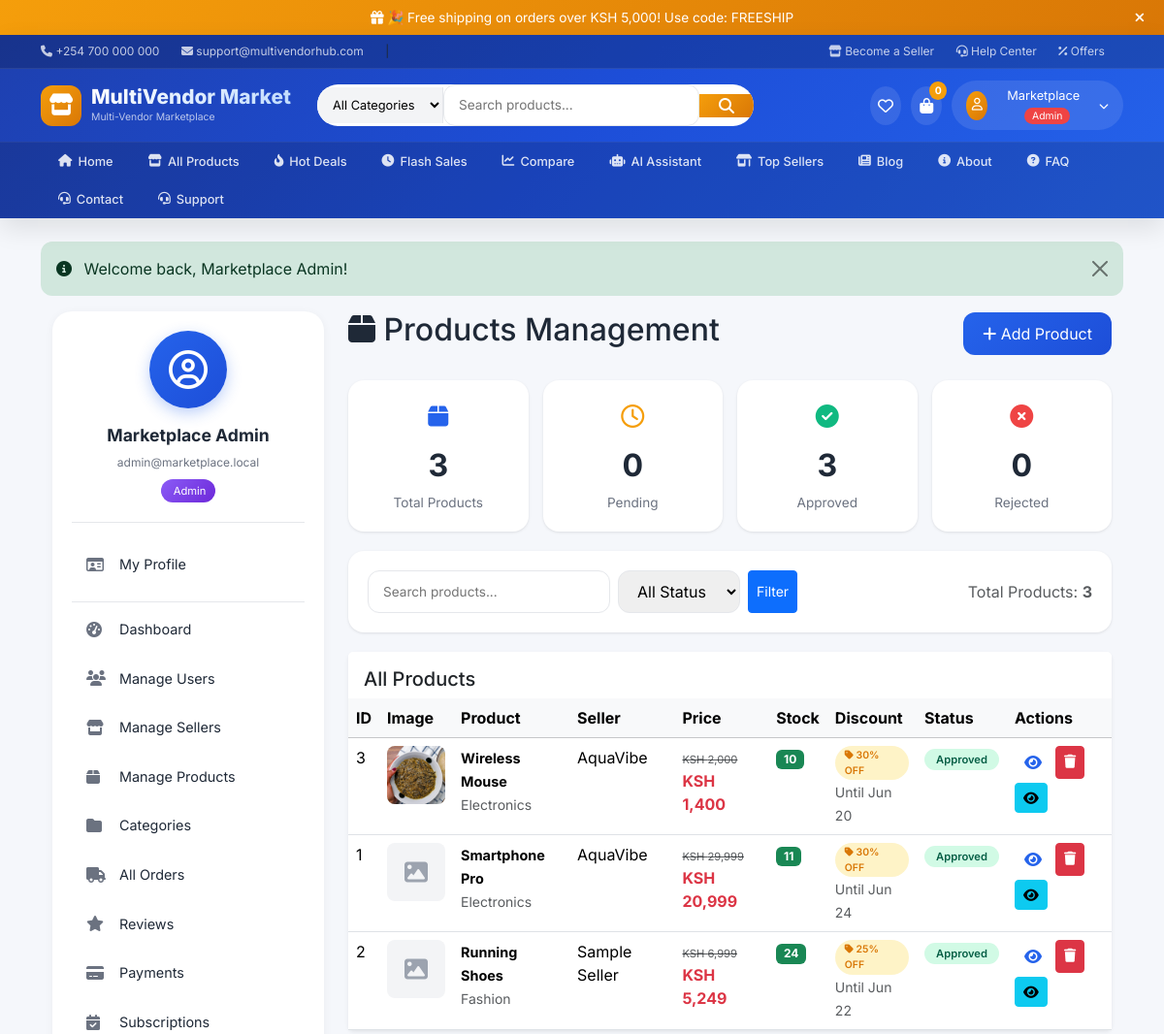
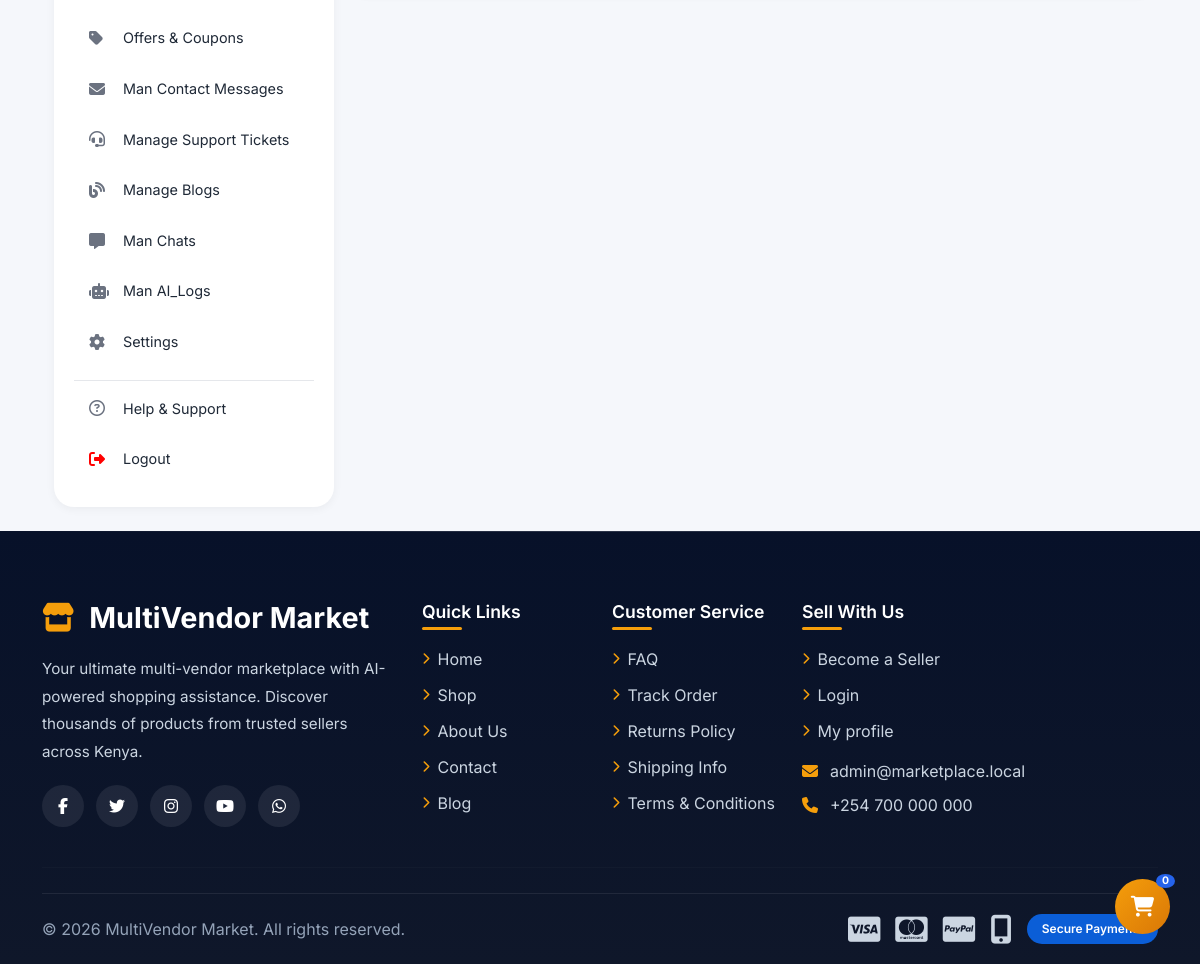
/admin/products.php (signed in), run on the app's committed database (2 pictures, top to bottom).
### tables this page shows
CREATE TABLE `products` (
  `id` int(11) NOT NULL,
  `seller_id` int(11) NOT NULL,
  `category_id` int(11) DEFAULT NULL,
  `name` varchar(190) NOT NULL,
  `slug` varchar(220) NOT NULL,
  `short_description` varchar(255) NOT NULL,
  `description` text DEFAULT NULL,
  `price` decimal(12,2) NOT NULL,
  `stock` int(11) NOT NULL DEFAULT 0,
  `brand` varchar(120) DEFAULT NULL,
  `status` enum('draft','pending','approved','rejected') NOT NULL DEFAULT 'pending',
  `rating` decimal(3,2) DEFAULT 0.00,
  `created_at` datetime NOT NULL,
  `updated_at` datetime DEFAULT NULL,
  `discount_percent` int(11) DEFAULT 0 COMMENT 'Discount percentage (0-99)',
  `discounted_price` decimal(12,2) DEFAULT NULL COMMENT 'Price after discount',
  `discount_start_date` datetime DEFAULT NULL COMMENT 'When discount starts',
  `discount_end_date` datetime DEFAULT NULL COMMENT 'When discount ends',
  `is_on_sale` tinyint(1) DEFAULT 0 COMMENT '1 = on sale, 0 = not on sale'
);

CREATE TABLE `categories` (
  `id` int(11) NOT NULL,
  `name` varchar(120) NOT NULL,
  `slug` varchar(150) NOT NULL,
  `description` text DEFAULT NULL,
  `created_at` datetime NOT NULL
);

CREATE TABLE `sellers` (
  `id` int(11) NOT NULL,
  `user_id` int(11) NOT NULL,
  `shop_name` varchar(150) NOT NULL,
  `shop_logo` varchar(255) DEFAULT NULL,
  `phone` varchar(60) NOT NULL,
  `business_id` varchar(100) NOT NULL,
  `id_image` varchar(255) DEFAULT NULL,
  `description` text DEFAULT NULL,
  `location` varchar(255) DEFAULT NULL,
  `status` enum('pending','verified','rejected') NOT NULL DEFAULT 'pending',
  `subscription_status` enum('active','expired','none') NOT NULL DEFAULT 'none',
  `subscription_expires` date DEFAULT NULL,
  `created_at` datetime NOT NULL
);

### admin/products.php (the view, shortened to what this page needs)
<?php
require_once '../includes/header.php';
$search = isset($_GET['search']) ? sanitize($_GET['search']) : '';
$page = isset($_GET['page']) ? intval($_GET['page']) : 1;
$limit = 10;
$offset = ($page - 1) * $limit;
$where_clauses = []; $params = []; $types = '';
$where_sql = !empty($where_clauses) ? "WHERE " . implode(" AND ", $where_clauses) : "";
$count_sql = "SELECT COUNT(*) as total FROM products p LEFT JOIN sellers s ON s.id = p.seller_id $where_sql";
$count_stmt = $mysqli->prepare($count_sql);
$count_stmt->execute();
$total_products = $count_stmt->get_result()->fetch_assoc()['total'];
$sql = "SELECT p.*, c.name as category_name, s.shop_name, s.shop_logo, s.phone as seller_phone, s.location as seller_location, s.description as seller_description,
        (SELECT filename FROM product_images WHERE product_id = p.id LIMIT 1) as image
        FROM products p
        LEFT JOIN categories c ON c.id = p.category_id
        LEFT JOIN sellers s ON s.id = p.seller_id
        $where_sql
        ORDER BY p.created_at DESC LIMIT ? OFFSET ?";
$stmt = $mysqli->prepare($sql);
$params[] = $limit; $params[] = $offset; $types .= 'ii';
$stmt->bind_param($types, ...$params);
$stmt->execute();
$products = $stmt->get_result();
$total_count = $mysqli->query("SELECT COUNT(*) as total FROM products")->fetch_assoc()['total'];
$pending_count = $mysqli->query("SELECT COUNT(*) as total FROM products WHERE status = 'pending'")->fetch_assoc()['total'];
$approved_count = $mysqli->query("SELECT COUNT(*) as total FROM products WHERE status = 'approved'")->fetch_assoc()['total'];
$rejected_count = $mysqli->query("SELECT COUNT(*) as total FROM products WHERE status = 'rejected'")->fetch_assoc()['total'];
?>
<div class="container-fluid">
    <div class="admin-content-wrapper">
        <div class="admin-sidebar-col">
            <?php require_once '../includes/dashboard_sidebar.php'; ?>
        </div>
        <div class="admin-main-col">
            <div class="d-flex justify-content-between align-items-center mb-4 flex-wrap gap-3">
                <h2><i class="fa-solid fa-box"></i> Products Management</h2>
                <a href="../seller/add_product.php" class="btn-add"><i class="fa-solid fa-plus"></i> Add Product</a>
            </div>
            <div class="stats-row">
                <div class="stat-card total">
                    <div class="icon"><i class="fa-solid fa-box"></i></div>
                    <div class="number"><?= number_format($total_count) ?></div>
                    <div class="label">Total Products</div>
                </div>
                <div class="stat-card pending">
                    <div class="icon"><i class="fa-regular fa-clock"></i></div>
                    <div class="number"><?= number_format($pending_count) ?></div>
                    <div class="label">Pending</div>
                </div>
                <div class="stat-card approved">
                    <div class="icon"><i class="fa-solid fa-check-circle"></i></div>
                    <div class="number"><?= number_format($approved_count) ?></div>
                    <div class="label">Approved</div>
                </div>
                <div class="stat-card rejected">
                    <div class="icon"><i class="fa-solid fa-times-circle"></i></div>
                    <div class="number"><?= number_format($rejected_count) ?></div>
                    <div class="label">Rejected</div>
                </div>
            </div>
            <div class="filter-bar">
                <div class="d-flex justify-content-between align-items-center flex-wrap gap-3">
                    <form method="GET" action="" class="d-flex gap-2 flex-wrap">
                        <input type="text" name="search" class="search-input" placeholder="Search products..." value="<?= htmlspecialchars($search) ?>">
                        <select name="status" class="status-filter">
                            <option value="">All Status</option>
                        </select>
                        <button type="submit" class="btn btn-primary btn-sm">Filter</button>
                    </form>
                    <span class="text-muted">Total Products: <strong><?= number_format($total_products) ?></strong></span>
                </div>
            </div>
            <div class="card border-0 shadow-sm">
                <div class="card-header bg-white border-0 pt-3"><h5 class="mb-0">All Products</h5></div>
                <div class="card-body p-0">
                    <div class="table-responsive">
                        <table class="table table-hover mb-0">
                            <thead class="table-light">
                                <tr>
                                    <th>ID</th>
                                    <th>Image</th>
                                    <th>Product</th>
                                    <th>Seller</th>
                                    <th>Price</th>
                                    <th>Stock</th>
                                    <th>Discount</th>
                                    <th>Status</th>
                                    <th>Actions</th>
                                </tr>
                            </thead>
                            <tbody>
                                <?php while($product = $products->fetch_assoc()): ?>
                                <tr>
                                    <td><?= $product['id'] ?></td>
                                    <td>
                                        <?php if (!empty($product['image']) && file_exists('../uploads/products/' . $product['image'])): ?>
                                            <img src="../uploads/products/<?= $product['image'] ?>" class="product-image" alt="<?= htmlspecialchars($product['name']) ?>">
                                        <?php else: ?>
                                            <div class="product-image-placeholder">
                                                <i class="fa-solid fa-image"></i>
                                            </div>
                                        <?php endif; ?>
                                    </td>
                                    <td>
                                        <strong style="font-size:0.9rem;"><?= htmlspecialchars($product['name']) ?></strong>
                                        <br><small class="text-muted"><?= $product['category_name'] ?? '-' ?></small>
                                    </td>
                                    <td><?= htmlspecialchars($product['shop_name'] ?? '-') ?></td>
                                    <td>
                                        <?php if ($product['is_on_sale'] == 1 && $product['discounted_price'] > 0): ?>
                                            <span class="text-muted" style="text-decoration: line-through; font-size:0.7rem;">KSH <?= number_format($product['price']) ?></span>
                                            <br><strong class="text-danger">KSH <?= number_format($product['discounted_price']) ?></strong>
                                        <?php else: ?>
                                        <span class="text-muted" style="text-decoration:  font-size:0.7rem;">KSH <?= number_format($product['price']) ?></span>
                                            <strong>KSH <?= number_format($product['price']) ?></strong>
                                        <?php endif; ?>
                                    </td>
                                    <td>
                                        <?php if ($product['stock'] <= 5 && $product['stock'] > 0): ?>
                                            <span class="badge bg-warning text-dark"><?= $product['stock'] ?> left</span>
                                        <?php elseif ($product['stock'] <= 0): ?>
                                            <span class="badge bg-danger">Out of Stock</span>
                                        <?php else: ?>
                                            <span class="badge bg-success"><?= $product['stock'] ?></span>
                                        <?php endif; ?>
                                    </td>
                                    <td>
                                        <?php if ($product['is_on_sale'] == 1 && $product['discounted_price'] > 0): ?>
                                            <span class="discount-badge sale">
                                                <i class="fa-solid fa-tag"></i> <?= $product['discount_percent'] ?>% OFF
                                            </span>
                                            <?php if ($product['discount_end_date']): ?>
                                                <br><small class="text-muted">Until <?= date('M d', strtotime($product['discount_end_date'])) ?></small>
                                            <?php endif; ?>
                                        <?php else: ?>
                                            <span class="text-muted">Normal</span>
                                        <?php endif; ?>
                                    </td>
                                    <td>
                                        <span class="product-status <?= $product['status'] ?>">
                                            <?= ucfirst($product['status']) ?>
                                        </span>
                                    </td>
                                    <td>
                                        <div class="d-flex gap-1 flex-wrap">
                                            <button class="view-details-btn" onclick="viewProductDetails(<?= $product['id'] ?>)" title="View Details">
                                                <i class="fa-solid fa-eye"></i>
                                            </button>
                                            <?php if($product['status'] == 'pending'): ?>
                                                <a href="?action=approve&id=<?= $product['id'] ?>" class="btn btn-sm btn-success" onclick="return confirm('Approve this product?')" title="Approve">
                                                    <i class="fa-solid fa-check"></i>
                                                </a>
                                                <a href="?action=reject&id=<?= $product['id'] ?>" class="btn btn-sm btn-danger" onclick="return confirm('Reject this product?')" title="Reject">
                                                    <i class="fa-solid fa-times"></i>
                                                </a>
                                            <?php else: ?>
                                                <a href="?action=delete&id=<?= $product['id'] ?>" class="btn btn-sm btn-danger" onclick="return confirm('Delete this product?')" title="Delete">
                                                    <i class="fa-solid fa-trash"></i>
                                                </a>
                                            <?php endif; ?>
                                            <a href="../product.php?id=<?= $product['id'] ?>" target="_blank" class="btn btn-sm btn-info" title="View on Site">
                                                <i class="fa-solid fa-eye"></i>
                                            </a>
                                        </div>
                                    </td>
                                </tr>
                                <?php endwhile; ?>
                            </tbody>
                        </table>
                    </div>
                </div>
            </div>
        </div>
    </div>
</div>
<?php require_once '../includes/footer.php'; ?>

### includes/header.php (style rules this page uses)
:root { --primary: #2563eb; --primary-dark: #1d4ed8; --secondary: #f59e0b; --success: #10b981; --danger: #ef4444; --dark: #1f2937; --gray: #6b7280; --light-gray: #f3f4f6; --white: #ffffff; --border: #e5e7eb; }
* { margin: 0; padding: 0; box-sizing: border-box; }
body { font-family: 'Inter', sans-serif; background: #f5f7fb; color: #1f2937; }
.search-input { flex: 1; border: none; padding: 10px 15px; font-size: 0.85rem; outline: none; }

### admin/products.php (style rules this page uses)
.admin-content-wrapper { display: flex; gap: 25px; min-height: calc(100vh - 200px); }
.admin-sidebar-col { width: 280px; flex-shrink: 0; }
.admin-main-col { flex: 1; }
.filter-bar { background: white; border-radius: 16px; padding: 20px; margin-bottom: 20px; box-shadow: 0 1px 3px rgba(0,0,0,0.1); }
.search-input { border: 1px solid #e5e7eb; border-radius: 12px; padding: 10px 15px; width: 250px; }
.status-filter { border: 1px solid #e5e7eb; border-radius: 12px; padding: 10px 15px; }
.btn-add { background: linear-gradient(135deg, #2563eb, #1d4ed8); color: white; border: none; padding: 10px 20px; border-radius: 12px; transition: all 0.3s ease; text-decoration: none; display: inline-block; }
.stats-row { display: grid; grid-template-columns: repeat(4, 1fr); gap: 15px; margin-bottom: 20px; }
.stat-card { background: white; border-radius: 16px; padding: 20px; box-shadow: 0 1px 3px rgba(0,0,0,0.1); text-align: center; }
.stat-card .number { font-size: 2rem; font-weight: 700; color: #1f2937; }
.stat-card .label { font-size: 0.85rem; color: #6b7280; margin-top: 4px; }
.stat-card .icon { font-size: 1.5rem; margin-bottom: 8px; }
.stat-card.total .icon { color: #2563eb; }
.stat-card.pending .icon { color: #f59e0b; }
.stat-card.approved .icon { color: #10b981; }
.stat-card.rejected .icon { color: #ef4444; }
.product-image { width: 60px; height: 60px; object-fit: cover; border-radius: 8px; background: #f3f4f6; }
.product-image-placeholder { width: 60px; height: 60px; border-radius: 8px; background: #f3f4f6; display: flex; align-items: center; justify-content: center; color: #9ca3af; font-size: 1.5rem; }
.view-details-btn { background: none; border: none; color: #2563eb; cursor: pointer; padding: 5px 10px; }
.discount-badge { display: inline-block; padding: 2px 10px; border-radius: 50px; font-size: 0.65rem; font-weight: 600; }
.discount-badge.sale { background: #fef3c7; color: #d97706; }
.product-status { padding: 4px 12px; border-radius: 50px; font-size: 0.7rem; font-weight: 600; }
.product-status.approved { background: #d1fae5; color: #065f46; }

### data on the page
products: id "3", name "Wireless Mouse", category.name "Electronics", seller.shop_name "AquaVibe", price "2,000", discounted_price "1,400", stock "10", discount_percent "30", discount_end_date "Jun 20", status "Approved"
products: id "1", name "Smartphone Pro", category.name "Electronics", seller.shop_name "AquaVibe", price "29,999", discounted_price "20,999", stock "11", discount_percent "30", discount_end_date "Jun 24", status "Approved"
products: id "2", name "Running Shoes", category.name "Fashion", seller.shop_name "Sample Seller", price "6,999", discounted_price "5,249", stock "24", discount_percent "25", discount_end_date "Jun 22", status "Approved"

### other printed values
SITE_NAME "MultiVendor Market"
$cart_count "0"
explode(' ', $user['name'] ?? $user['email'])[0] "Marketplace"
$flash['message'] "Welcome back, Marketplace Admin!"
$user['name'] "Marketplace Admin"
$user['email'] "admin@marketplace.local"
$total_count "3"
$pending_count "0"
$approved_count "3"
$rejected_count "0"
$total_products "3"
ADMIN_EMAIL "admin@marketplace.local"
